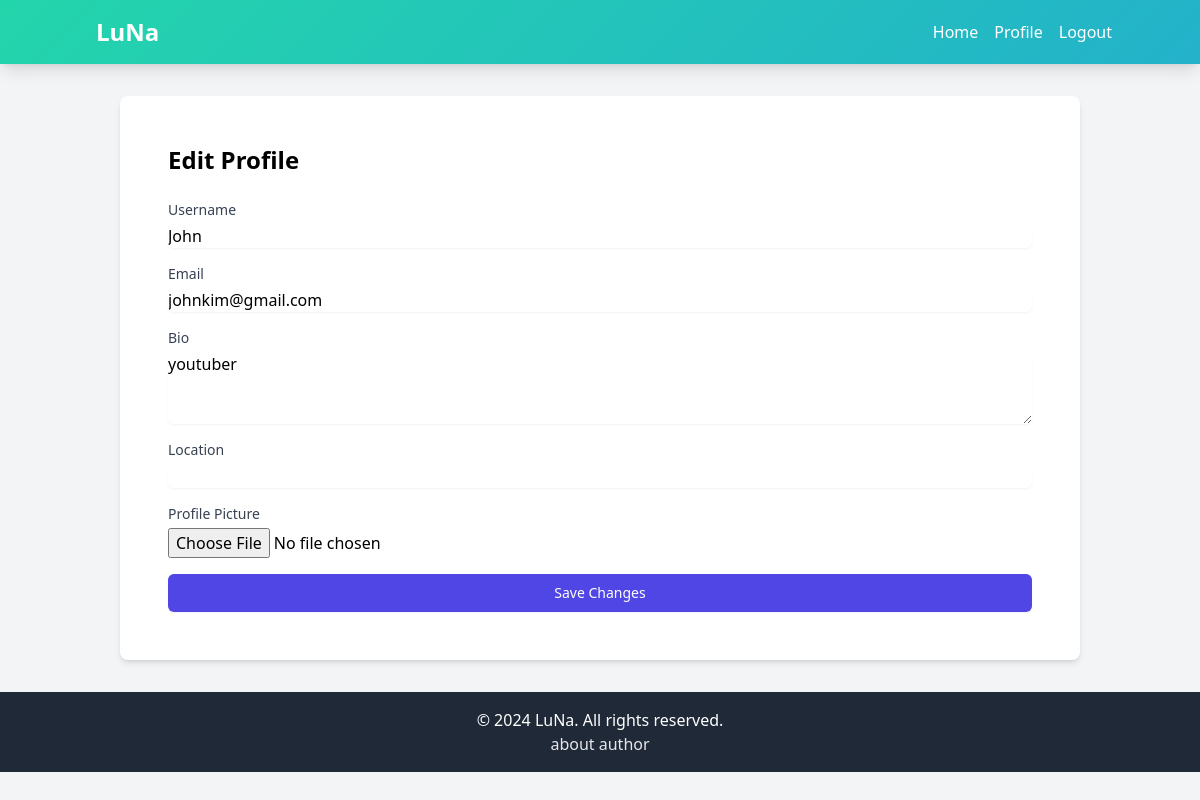
Screenshot of /edit_profile (signed in) with the database file from the repository.
### models.py (models this page shows, shortened)
class User(UserMixin, db.Model):  # Ensure UserMixin is extended
    id = db.Column(db.Integer, primary_key=True)
    username = db.Column(db.String(80), unique=True, nullable=False, index=True)
    email = db.Column(db.String(120), unique=True, nullable=False, index=True)
    password_hash = db.Column(db.String(128), nullable=False)
    profile_picture = db.Column(db.String(120), default='default.jpg')
    bio = db.Column(db.Text)
    date_joined = db.Column(db.DateTime, default=lambda: datetime.now(pytz.timezone('Africa/Nairobi')))
    posts = db.relationship('Post', backref='author', lazy='dynamic', cascade="all, delete-orphan")
    comments = db.relationship('Comment', backref='author', lazy='dynamic', cascade="all, delete-orphan")
    followed = db.relationship(
        'User',
        secondary=followers,
        primaryjoin=id == followers.c.follower_id,
        secondaryjoin=id == followers.c.followed_id,
        backref=db.backref('followers', lazy='dynamic'),
        lazy='dynamic'
    )

### prof.py (the view, shortened to what this page needs)
@profile.route('/edit_profile', methods=['GET', 'POST'])
@login_required
def edit_profile():
    return render_template('edit_profile.html', user=current_user)

### app.py (called while the page is built)
@login_manager.user_loader
def load_user(user_id):
    return User.query.get(int(user_id))

@app.before_request
def make_session_permanent():
    session.permanent = True
    app.permanent_session_lifetime = timedelta(days=30)

@app.before_request
def make_session_permanent():
    session.permanent = True
    app.permanent_session_lifetime = timedelta(days=30)

### templates/edit_profile.html (shortened to what this page needs)
<!DOCTYPE html>
<html lang="en">
<head>
    <script src="https://cdn.tailwindcss.com"></script>
</head>
<body class="bg-gray-100">
    <nav class="gradient-bg p-4 shadow-lg">
        <div class="container mx-auto flex justify-between items-center">
            <a href="{{ url_for('index') }}" class="text-white text-2xl font-bold flex items-center">
                LuNa
            </a>
            <div class="flex space-x-4">
                <a href="{{ url_for('index') }}" class="text-white hover:text-gray-200 transition duration-300">Home</a>
                <a href="{{ url_for('user_profile', username=current_user.username) }}" class="text-white hover:text-gray-200 transition duration-300">Profile</a>
                <a href="{{ url_for('logout') }}" class="text-white hover:text-gray-200 transition duration-300">Logout</a>
            </div>
        </div>
    </nav>
    <main class="container mx-auto mt-8 px-4 sm:px-6 lg:px-8">
        <div class="bg-white rounded-lg shadow-md p-6 sm:p-8 md:p-10 lg:p-12">
            <h1 class="text-2xl font-bold mb-6">Edit Profile</h1>
            <form action="{{ url_for('prof.edit_profile') }}" method="POST" enctype="multipart/form-data" class="space-y-4">
                <div>
                    <label for="username" class="block text-sm font-medium text-gray-700">Username</label>
                    <input type="text" name="username" id="username" value="{{ current_user.username }}" class="mt-1 block w-full rounded-md border-gray-300 shadow-sm focus:border-indigo-300 focus:ring focus:ring-indigo-200 focus:ring-opacity-50">
                </div>
                <div>
                    <label for="email" class="block text-sm font-medium text-gray-700">Email</label>
                    <input type="email" name="email" id="email" value="{{ current_user.email }}" class="mt-1 block w-full rounded-md border-gray-300 shadow-sm focus:border-indigo-300 focus:ring focus:ring-indigo-200 focus:ring-opacity-50">
                </div>
                <div>
                    <label for="bio" class="block text-sm font-medium text-gray-700">Bio</label>
                    <textarea name="bio" id="bio" rows="3" class="mt-1 block w-full rounded-md border-gray-300 shadow-sm focus:border-indigo-300 focus:ring focus:ring-indigo-200 focus:ring-opacity-50">{{ current_user.bio }}</textarea>
                </div>
                <div>
                    <label for="location" class="block text-sm font-medium text-gray-700">Location</label>
                    <input type="text" name="location" id="location" value="{{ current_user.location }}" class="mt-1 block w-full rounded-md border-gray-300 shadow-sm focus:border-indigo-300 focus:ring focus:ring-indigo-200 focus:ring-opacity-50">
                </div>
                <div>
                    <label for="profile_picture" class="block text-sm font-medium text-gray-700">Profile Picture</label>
                    <input type="file" name="profile_picture" id="profile_picture" accept="image/*" class="mt-1 block w-full">
                </div>
                <div>
                    <button type="submit" class="w-full flex justify-center py-2 px-4 border border-transparent rounded-md shadow-sm text-sm font-medium text-white bg-indigo-600 hover:bg-indigo-700 focus:outline-none focus:ring-2 focus:ring-offset-2 focus:ring-indigo-500">
                        Save Changes
                    </button>
                </div>
            </form>
        </div>
    </main>
    <footer class="bg-gray-800 flex flex-col text-white py-4 mt-8">
        <div class="container mx-auto text-center">
            © 2024 LuNa. All rights reserved.
            <a href="https://my-websit.onrender.com/" class=" flex flex-col text-gray-200">about author</a>
        </div>
    </footer>
</body>
</html>

### templates/edit_profile.html (style rules this page uses)
.gradient-bg { background: linear-gradient(-45deg, #ee7752, #e73c7e, #23a6d5, #23d5ab); background-size: 400% 400%; animation: gradientBG 15s ease infinite; }

### rows the page displays
User: username "John", email "johnkim@gmail.com", bio "youtuber"
